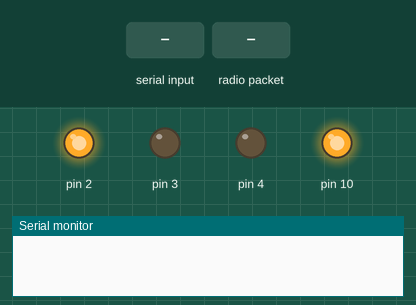
Recording of a sketch running on a simulated Arduino Uno, built with avr-gcc and run on an emulated ATmega328P. On the bench: output pins drawn as LEDs (lit = HIGH), the last lines printed to the serial monitor. The inputs (shaded band) are chosen by the test bench. No radio packets arrive unless stated.

Above: at 2.2 s.
2.3 s: "%" received over Serial
At 2.38 s:
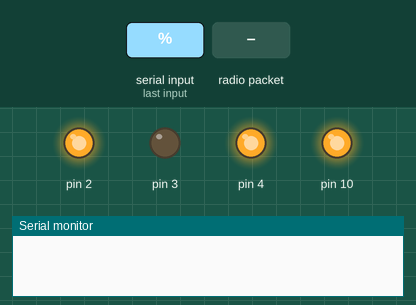
3.9 s: radio packet "%" arrives
5.4 s: radio packet "^" arrives
6.9 s: "^" received over Serial
At 7.5 s:
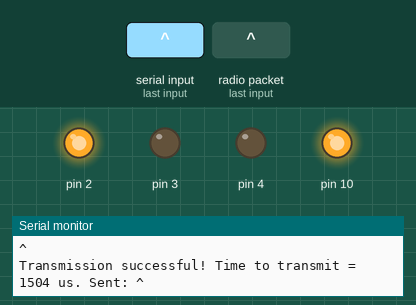
8.5 s: radio packet "0" arrives
10.0 s: "0" received over Serial
At 10.08 s:
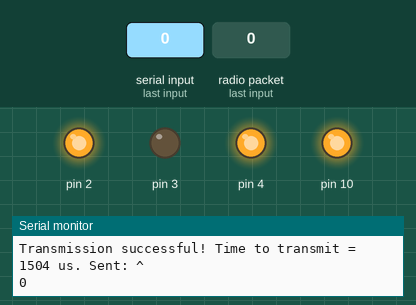
Timing chart, 0 to 12.6 s (numbered marks = the images above; inputs shaded):
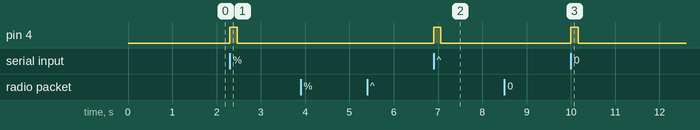

Measured:
- after the input at 2.3 s, pin 4: LOW → HIGH at once, → LOW 0.16 s later
- after the input at 6.9 s, pin 4: LOW → HIGH at once, → LOW 0.16 s later
- after the input at 10.0 s, pin 4: LOW → HIGH at once, → LOW 0.16 s later

The sketch:

GS.ino
```cpp
// (licence header left out)
// This code is licensed for use in non-commercial applications only.
// Redistribution and modification are permitted for personal, educational,
// or research purposes, provided that proper credit is given.

// THIS SOFTWARE IS PROVIDED "AS IS," WITHOUT WARRANTY OF ANY KIND,
// EXPRESS OR IMPLIED, INCLUDING BUT NOT LIMITED TO THE WARRANTIES
// OF MERCHANTABILITY, FITNESS FOR A PARTICULAR PURPOSE, AND NONINFRINGEMENT.
// IN NO EVENT SHALL THE AUTHORS OR COPYRIGHT HOLDERS BE LIABLE
// FOR ANY CLAIM, DAMAGES, OR OTHER LIABILITY, WHETHER IN AN ACTION
// OF CONTRACT, TORT, OR OTHERWISE, ARISING FROM, OUT OF, OR IN
// CONNECTION WITH THE SOFTWARE OR THE USE OR OTHER DEALINGS IN THE SOFTWARE.


#include <SPI.h>
#include "printf.h"
#include "RF24.h"

#define CE_PIN 7
#define CSN_PIN 8
RF24 radio(CE_PIN, CSN_PIN);

uint8_t runtimeSerialNumber __attribute__((section(".noinit")));
uint8_t EEMEM serialNumber;

uint64_t rxPackets = 0;
uint64_t txPackets = 0;
uint64_t errPackets = 0;

uint8_t radioChannel = 62;
uint8_t radioPowerLevel = RF24_PA_LOW;
uint8_t radioDataRate = RF24_1MBPS;

uint8_t address[6] = {"EFEF0"};

void setup() {
  if (!(MCUSR & (1 << WDRF))) runtimeSerialNumber = eeprom_read_byte(&serialNumber);
  MCUSR = 0;
  delay(1000);
  Serial.begin(9600);
  SPI.begin();
  pinMode(2, OUTPUT);
  pinMode(3, OUTPUT);
  pinMode(4, OUTPUT);

  if (!radio.begin()) {
    while(1){
      digitalWrite(2, 1);
      delay(1000);
      digitalWrite(2, 0);
      delay(1000);
      Serial.println("%%99 RADIO ERROR");
    }
  }

  radio.setChannel(radioChannel);
  radio.setPALevel(RF24_PA_LOW);
  radio.setPayloadSize(32);
  radio.openWritingPipe(address);
  radio.openReadingPipe(1, address);
  radio.setDataRate(radioDataRate);
  radio.startListening();
  digitalWrite(2, 1);
}


char txMSG[32];
char rxMSG[32];

uint8_t pipe;

void loop() {
  if (radio.available()) {
    digitalWrite(3, 1);
    uint8_t b = radio.getPayloadSize();
    radio.read(&rxMSG, b);
    Serial.println(rxMSG);
    digitalWrite(3, 0);
  }
  parseSerial();
}


void parseSerial(){
  if (Serial.available()) {
    for(int a=0; a<32; a++){
      txMSG[a] = 0x20;
    }

    if(txMSG[0] == '%' && txMSG[1] == '^'){   // Prefix for a command code
      // Command Code
      digitalWrite(4, 1);
      digitalWrite(2, 0);

      if(txMSG[2] == '0' && txMSG[3] == '0'){ // General Ping
        Serial.println("%%00,OK");
        return;
      }

      if(txMSG[2] == '0' && txMSG[3] == '1'){ // System Status Request
        Serial.print("%%01,");
        Serial.print(runtimeSerialNumber);
        Serial.print(',');
        Serial.print(' ');
        return;
      }

      if(txMSG[2] == '9' && txMSG[3] == '0'){ // Write Serial Number
        if(txMSG[5] == 'G' && txMSG[6] == 'R' && txMSG[7] == 'S'){ // Confirm Serial Number
          const char* hexStr = &txMSG[9];
          uint16_t number = strtoul(hexStr, NULL, 16);
          Serial.print("Converted number: ");
          Serial.println(number, HEX);
          Serial.println("%%90,OK");
          return;
        }
        Serial.print("%%90,?");
        return;
      }

      if(txMSG[2] == '0' && txMSG[3] == '2'){ // Set Radio Channel

        char c1 = txMSG[5];
        char c2 = txMSG[6];
        uint8_t c = (uint8_t)((c1 - '0') * 10) + (uint8_t)(c2 - '0');
        radio.stopListening();
        radio.setChannel(radioChannel);
        radio.startListening();
        Serial.println("%%02,OK");
        return;
      }

      digitalWrite(4, 0);
      digitalWrite(2, 1);
      return;
    }

    digitalWrite(4, 1);
    delay(100);
    int rxB = Serial.available();
    for(int i=0; i<rxB; i++){
      txMSG[i] = Serial.read();
    }
    Serial.println(txMSG);
    radio.stopListening();
    transmitPacket();
    radio.startListening();
    digitalWrite(4, 0);
  }
}


void saveSerialNumber(uint8_t number){
  eeprom_update_byte(&serialNumber, number);
  runtimeSerialNumber = number;
}


void transmitPacket(){
  unsigned long start_timer = micros();
  bool r = radio.write(&txMSG, 32);
  unsigned long end_timer = micros();

  if (r) {
    Serial.print(F("Transmission successful! "));
    Serial.print(F("Time to transmit = "));
    Serial.print(end_timer - start_timer);
    Serial.print(F(" us. Sent: "));
    Serial.println(txMSG);
  } else {
    Serial.println(F("Transmission failed or timed out"));  // payload was not delivered
  }
}
```
